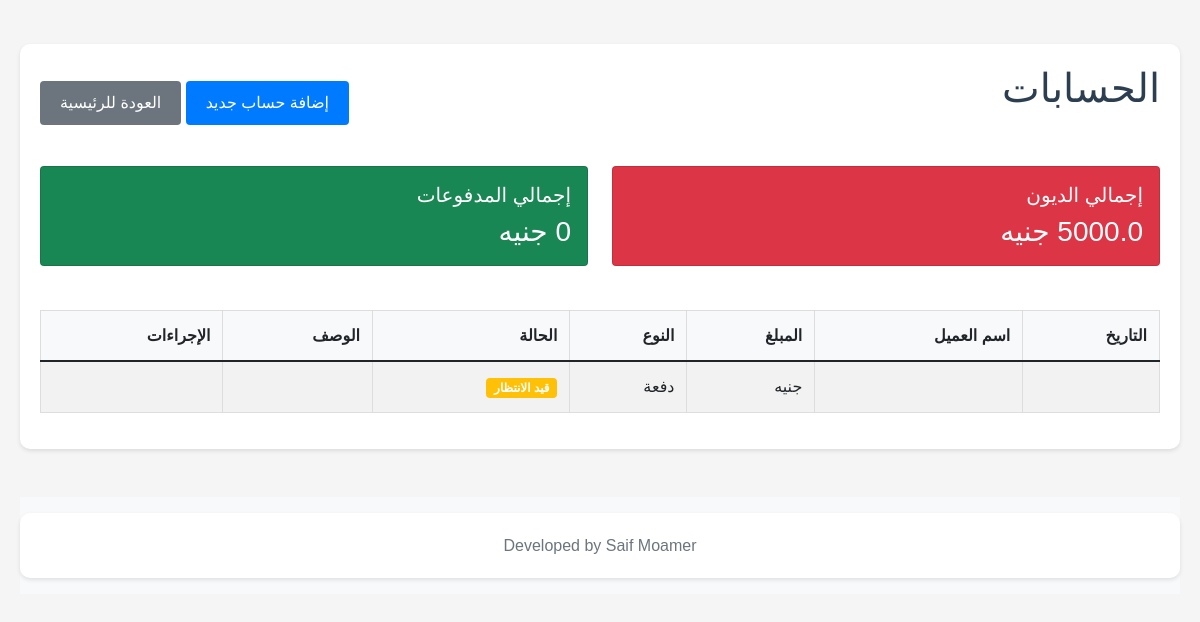
Page /accounts on the earlier database version.
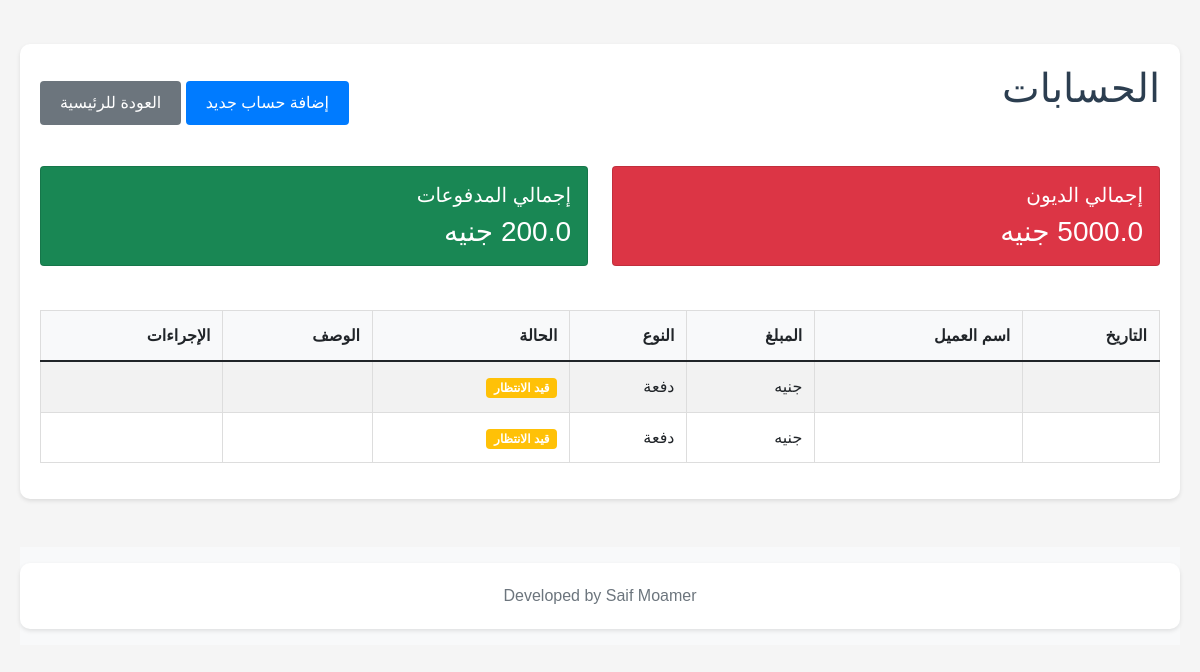
Same page on the later database version.
### tables this page shows
CREATE TABLE accounts (
            id INTEGER PRIMARY KEY AUTOINCREMENT,
            customer_name TEXT NOT NULL,
            amount REAL NOT NULL,
            date TEXT NOT NULL,
            type TEXT NOT NULL,  -- 'debt' or 'payment'
            description TEXT,
            status TEXT DEFAULT 'pending'  -- 'pending' or 'paid'
        );

### app.py (the view)
@app.route('/accounts')
def accounts():
    conn = sqlite3.connect('supermarket.db')
    c = conn.cursor()
    c.execute('SELECT * FROM accounts ORDER BY date DESC')
    accounts = c.fetchall()
    c.execute('SELECT SUM(amount) FROM accounts WHERE type = "debt" AND status = "pending"')
    total_debt = c.fetchone()[0] or 0
    c.execute('SELECT SUM(amount) FROM accounts WHERE type = "payment"')
    total_payments = c.fetchone()[0] or 0
    conn.close()
    return render_template('accounts.html',
                         accounts=accounts,
                         total_debt=total_debt,
                         total_payments=total_payments)

### templates/accounts.html (shortened to what this page needs)
<!DOCTYPE html>
<html lang="ar" dir="rtl">
<head>
    <link href="https://cdn.jsdelivr.net/npm/bootstrap@5.1.3/dist/css/bootstrap.min.css" rel="stylesheet">
    <link rel="stylesheet" href="{{ url_for('static', filename='style.css') }}">
</head>
<body>
    <div class="container mt-4">
        <div class="d-flex justify-content-between align-items-center mb-4">
            <h1>الحسابات</h1>
            <div>
                <button class="btn btn-primary" data-bs-toggle="modal" data-bs-target="#addAccountModal">
                    إضافة حساب جديد
                </button>
                <a href="/" class="btn btn-secondary">العودة للرئيسية</a>
            </div>
        </div>
        <div class="row mb-4">
            <div class="col-md-6">
                <div class="card bg-danger text-white">
                    <div class="card-body">
                        <h5 class="card-title">إجمالي الديون</h5>
                        <p class="card-text h3">{{ total_debt }} جنيه</p>
                    </div>
                </div>
            </div>
            <div class="col-md-6">
                <div class="card bg-success text-white">
                    <div class="card-body">
                        <h5 class="card-title">إجمالي المدفوعات</h5>
                        <p class="card-text h3">{{ total_payments }} جنيه</p>
                    </div>
                </div>
            </div>
        </div>
        <div class="table-responsive">
            <table class="table table-striped">
                <thead>
                    <tr>
                        <th>التاريخ</th>
                        <th>اسم العميل</th>
                        <th>المبلغ</th>
                        <th>النوع</th>
                        <th>الحالة</th>
                        <th>الوصف</th>
                        <th>الإجراءات</th>
                    </tr>
                </thead>
                <tbody>
                    {% for account in accounts %}
                    <tr>
                        <td>{{ account.date }}</td>
                        <td>{{ account.customer_name }}</td>
                        <td>{{ account.amount }} جنيه</td>
                        <td>{{ 'دين' if account.type == 'debt' else 'دفعة' }}</td>
                        <td>
                            <span class="badge {{ 'bg-success' if account.status == 'paid' else 'bg-warning' }}">
                                {{ 'تم السداد' if account.status == 'paid' else 'قيد الانتظار' }}
                            </span>
                        </td>
                        <td>{{ account.description }}</td>
                        <td>
                        </td>
                    </tr>
                    {% endfor %}
                </tbody>
            </table>
        </div>
    </div>
    <footer class="footer mt-5 py-3 bg-light">
        <div class="container text-center">
            <span class="text-muted">Developed by Saif Moamer</span>
        </div>
    </footer>
</body>
</html>

Differences in the rows shown:
added accounts: type "دفعة", status "قيد الانتظار"
